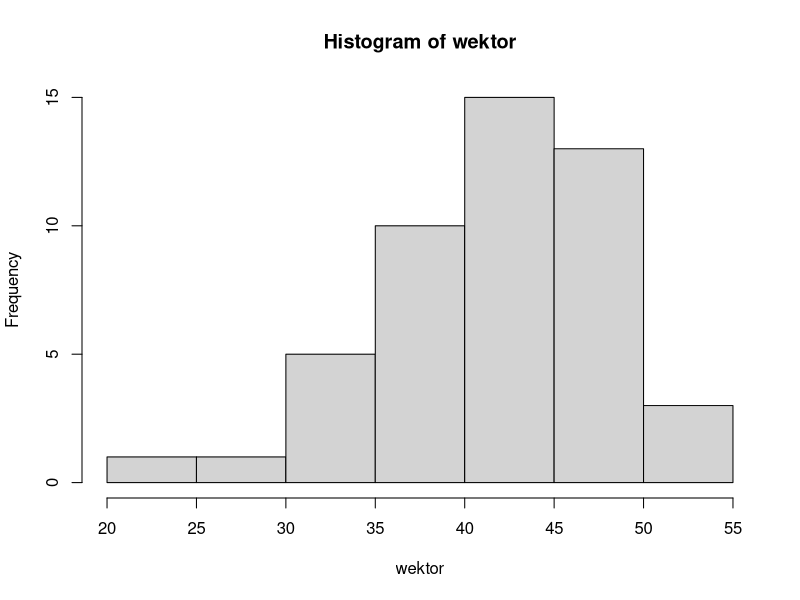
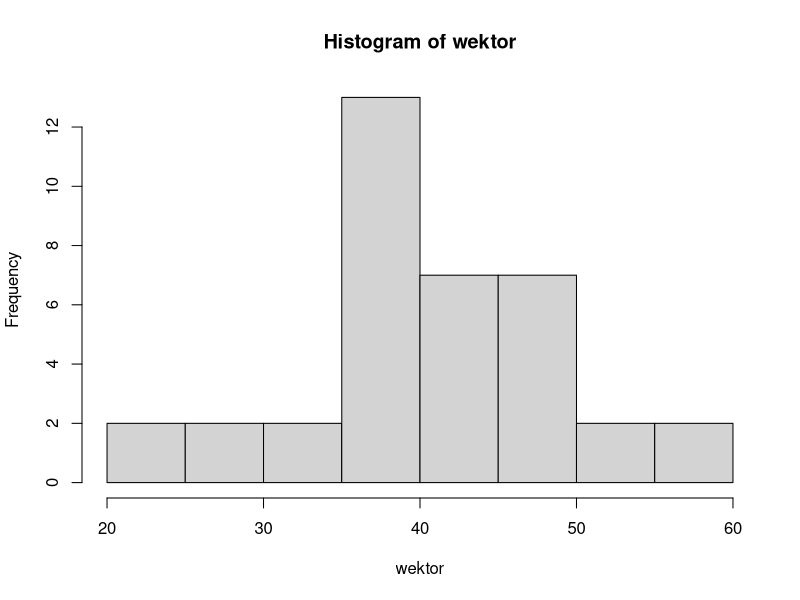

These charts were generated, in order, by the following R code:
dane1 <- read.table("dane1.txt", quote="\"", comment.char="")
dane2 <- read.table("dane2.txt", quote="\"", comment.char="")
#zad1
stara <- as.vector(dane1[[1]], mode = "double")
nowa <- as.vector(dane2[[1]], mode = "double")
#rysowanie histogramow
#hist(stara, main = "Histogram wydajności pracy w starej hali",xlab = "Wydajność")
#hist(nowa, main = "Histogram wydajności pracw nowej hali",xlab = "Wydajność")
#szeregi rozdzielcze

kwartyl <- function(sr, q)
{
  poz.kwartyla = sum(sr$counts) * q #pozycja kwartyla 
  liczebnoscSkumulowana <- sr$counts
  for(i in 1:length(sr$counts))
  {
    liczebnoscSkumulowana[i] = sum(sr$counts[1:i]) #obliczenie liczebnosci skumulowanej dla każdego przedzialu
  }
  j = 1;
  while(TRUE) #pętla szukająca pozycji kwartyla
  {
    if(poz.kwartyla < liczebnoscSkumulowana[j])
      break
    else
      j = j + 1
  }
  dolnaWartoscPrzedzialu = sr$breaks[j] #dolna wartość przedziału kwartyla
  liczebnoscSkumulowanaPoprzedniego = liczebnoscSkumulowana[j - 1] #liczebność skumulowana przedziału poprzedzającego
  rozpietosc = sr$breaks[j + 1] - dolnaWartoscPrzedzialu
  wynik = dolnaWartoscPrzedzialu + ((poz.kwartyla - liczebnoscSkumulowanaPoprzedniego) * rozpietosc / liczebnoscSkumulowana[j])
  return(wynik)
}
zad1_rozdzielczy <- function(wektor)
{
  sr <- hist(wektor)
  #miary przeciętne
  sredniaArytmetyczna = sum(sr$counts * sr$mids) / sum(sr$counts)
  sredniaHarmoniczna = sum(sr$counts) / sum(sr$counts / sr$mids)
  sredniaGeometryczna = (prod(sr$mids ^ sr$counts)) ^ (1 / sum(sr$counts))
  kwartyl0.25 = kwartyl(sr, 0.25)
  kwartyl0.75 = kwartyl(sr, 0.75)
  mediana = kwartyl(sr, 0.5)
 
   #miary zróżnicowania
  wariancja = sum(((sr$mids-sredniaArytmetyczna) ^ 2) * sr$counts) / sum(sr$counts)
  rozstepMiedzycwiartkowy = kwartyl0.75 - kwartyl0.25
  odchylenieStandardowe = sqrt(wariancja)
  wspolczynnikZmiennosci = odchylenieStandardowe / sredniaArytmetyczna
  rozstepWynikow = max(sr$breaks) - min(sr$breaks)

  #miary asymetrii
  skosnosc = (sum(((sr$mids-sredniaArytmetyczna) ^ 3) * sr$counts) / sum(sr$counts)) / (odchylenieStandardowe ^ 3)

  #miary koncentracji
  kurtoza = (sum(((sr$mids-sredniaArytmetyczna) ^ 4) * sr$counts) / sum(sr$counts)) / (odchylenieStandardowe ^ 4)
  
  wynik <- c(sredniaArytmetyczna, sredniaHarmoniczna, sredniaGeometryczna, kwartyl0.25, kwartyl0.75, mediana, rozstepWynikow, rozstepMiedzycwiartkowy, wariancja, odchylenieStandardowe, wspolczynnikZmiennosci, skosnosc, kurtoza)
  return(wynik)
}
#szeregi szczegółowe
zad1_szczegolowy <- function(wektor)
{
  ss = sort(wektor)

  #miary przeciętne
  sredniaArytmetyczna = mean(ss)
  sredniaHarmoniczna = 1 / mean(1 / ss)
  sredniaGeometryczna = prod(ss) ^ (1 / length(ss))
  kwartyl0.25 = quantile(ss, 0.25)
  kwartyl0.75 = quantile(ss, 0.75)
  mediana = median(ss)
  
  #miary zróżnicowania
  rozstepWynikow = max(ss) - min(ss)
  rozstepMiedzycwiartkowy = kwartyl0.75 - kwartyl0.25
  wariancja = var(ss)
  odchylenieStandardowe = sqrt(wariancja)
  wspolczynnikZmiennosci = odchylenieStandardowe / sredniaArytmetyczna

  #miary asymetrii
  skosnosc = (sum((ss - sredniaArytmetyczna) ^ 3) / length(ss)) / (odchylenieStandardowe^ 3)
  
  #miary koncentracji
  kurtoza = (sum((ss - sredniaArytmetyczna) ^ 4) / length(ss)) / (odchylenieStandardowe^ 4)
  
  wynik <- c(sredniaArytmetyczna, sredniaHarmoniczna, sredniaGeometryczna, kwartyl0.25, kwartyl0.75, mediana, rozstepWynikow, rozstepMiedzycwiartkowy, wariancja, odchylenieStandardowe, wspolczynnikZmiennosci, skosnosc, kurtoza)
  return(wynik)
}

zad1<- function(wektor_stara, wektor_nowa)
{
  wynik_szczegolowy_stara = zad1_szczegolowy(wektor_stara)
  wynik_szczegolowy_nowa = zad1_szczegolowy(wektor_nowa)
  wynik_rozdzielczy_stara = zad1_rozdzielczy(wektor_stara)
  wynik_rozdzielczy_nowa = zad1_rozdzielczy(wektor_nowa)
  t = data.frame(szczegolowy_nowa = wynik_szczegolowy_nowa, szczegolowy_stara = wynik_szczegolowy_stara, rozdzielczy_nowa = wynik_rozdzielczy_nowa, rozdzielczy_stara = wynik_rozdzielczy_stara)
  row.names(t) = c("Srednia arytmetyczna:", "Srednia harmoniczna:", "Srednia geometryczna:", "Kwartyl 0.25", "Kwartyl 0.75:", "Mediana:", "Rozstęp wyników:", "Rozstęp międzyćwiartkowy:", "Wariancja próbkowa:", "Odchylenie standardowe:", "Współczynnik zmienności:", "Skośność:", "Kurtoza:")
  print(t)
}
test <- function(wektor) 
{
  
  wektor = sort(wektor) # sortowanie danych
  n = length(wektor) # sprawdzenie ilosci elementow
  
  # przyjmowanie odpowiedniego k z tablicy testu w zaleznosci od liczby elementow
  if(length(wektor) == 37) { k = 0.1457 }
  else { k = 0.1279 }
  
  p = pnorm((wektor - mean(wektor))/sd(wektor))
  # pnorm - The Normal Distribution - rozklad normalny
  # mean - Arithmetic Mean - srednia arytmetyczna
  # sd - Standard Deviation - odchylenie standardowe 
  
  Dplus = max(seq(1:n)/n - p)
  Dminus = max(p - (seq(1:n) - 1)/n)
  
  # seq - Sequence Generation
  
  D = max(Dplus, Dminus)
  
  cat("wartosc D wynosi:", D, "\n")
  cat("wartosc k wynosi:", k,"\n")
  
  if(D < k) 
  { cat("Wydajnosci pracy maja rozklad normalny.\n") } 
  else 
  { cat("Wydajnosci pracy nie maja rozkladu normalnego.\n") }
  
}

zad2 <- function(wektor_stara, wektor_nowa)
{
  cat("Dane 1 (stara hala):\n") 
  test(wektor_stara)
  cat("Dane 2 (nowa hala):\n") 
  test(wektor_nowa)
}

zad3<- function(vector)
{
  n=length(vector)   #wielkosc proby
  sigma=sd(vector)   #probkowe oszacowanie odchylenia standardowego
  
  d=qt(.975, df=n-1)*sigma/sqrt(n) #bezwzgedny blad szacunku
  xsr=mean(vector)  #srednia arytmetyczna
  
  interval=xsr+c(-d,d)
  precision=d/xsr*100
  
  print('Interwal‚ estymacji przedzialowej o dokladnosci 95%:')
  print(round(interval,4))
  print('Wzgledna precyzja oszacowania:')
  print(round(precision,4))
}
zad4<- function(wektor)
{
  
  #średnia z próby
  mu=mean(wektor)
  
  #odchylenie standardowe
  sigma<-sd(wektor)
  
  #ilosc danych
  n=length(wektor)
  
  #przedział ufności 95%
  round(mu+c(-1,1)*sigma/sqrt(n)*qnorm(.975),2)
  
  #bezwzględny błąd szacunku
  d=qt(.975, df=n-1)*sigma/sqrt(n)
  
  #przedział 
  interval=mu+c(-d,d)
  
  #precyzja 
  precision=d/mu*100
  
  print('Interwal‚ estymacji przedzialowej o dokladnosci 95%:')
  print(round(interval,4))
  
  print('Wzgledna precyzja oszacowania:')
  print(round(precision,4))
}
zad1(stara, nowa)
zad2(stara, nowa)
zad3(stara)
zad4(nowa)